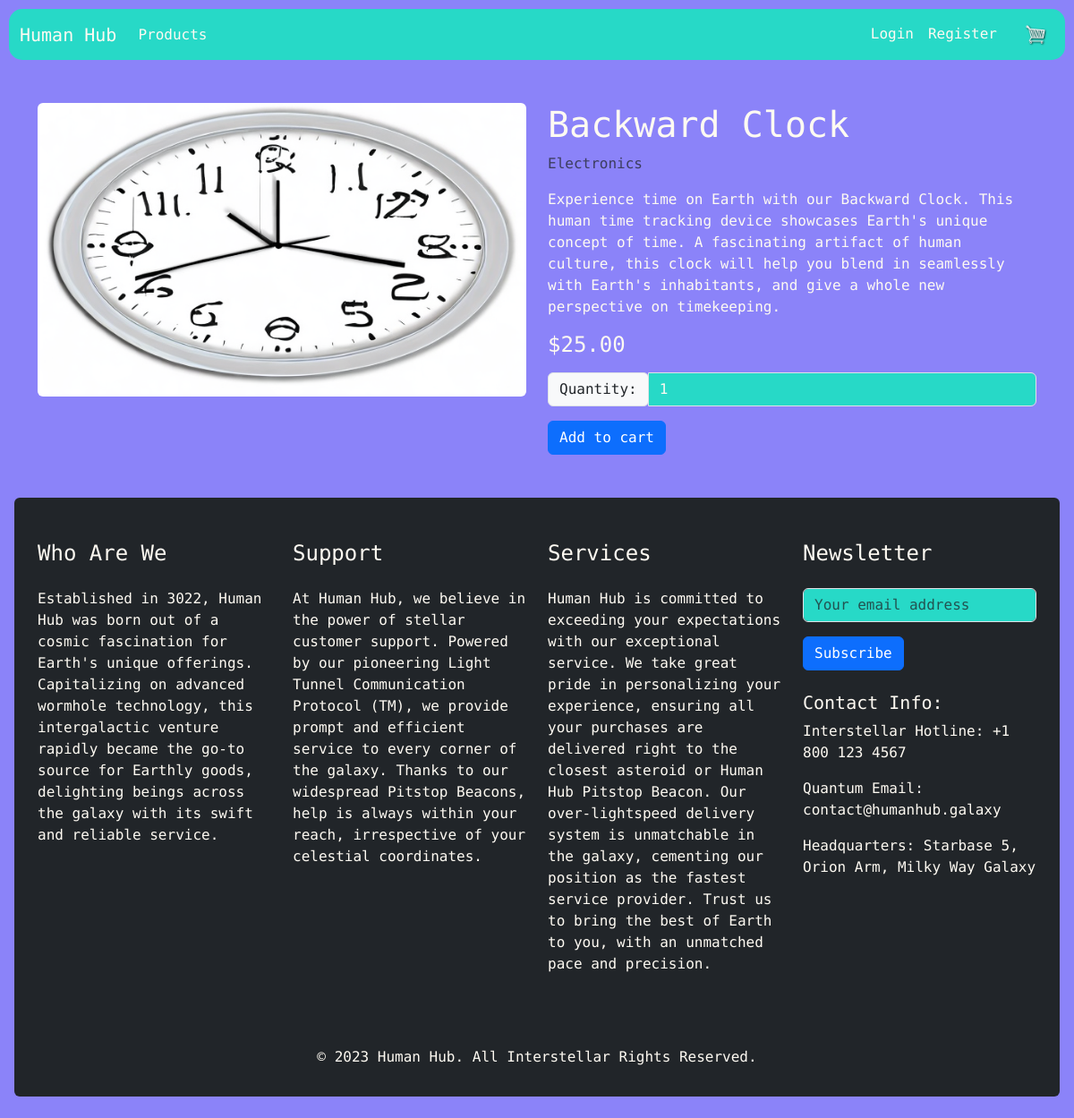
/products/11/, run on the app's committed database.
### store/models.py (models this page shows, shortened)
class Product(models.Model):
    name = models.CharField(max_length=200)
    description = models.TextField()
    price = models.DecimalField(max_digits=7, decimal_places=2)
    image = models.ImageField(null=True, blank=True)
    category = models.ForeignKey('Category', on_delete=models.SET_NULL, null=True)

class Category(models.Model):
    name = models.CharField(max_length=200)
    description = models.TextField()

### store/views.py (the view)
# urls.py: path('products/<int:id>/', views.product_detail, name='product_detail'),
def product_detail(request, id):
    product = get_object_or_404(Product, id=id)
    return render(request, 'store/product_detail.html', {'product': product})

### store/templates/store/product_detail.html (shortened to what this page needs)
{% extends "store/base_generic.html" %}
{% load static %}
{% block content %}
<div class="container">
    <div class="row my-5">
        <div class="col-lg-6">
            {% if product.image %}
                <img class="img-fluid rounded" src="{{ product.image.url }}" alt="{{ product.name }}">
            {% else %}
                <p class="text-muted">No image available</p>
            {% endif %}
        </div>
        <div class="col-lg-6">
            <h1>{{ product.name }}</h1>
            <p class="text-muted">{{ product.category.name }}</p>
            <p>{{ product.description }}</p>
            <h4 class="my-3">${{ product.price }}</h4>
            <form method="post" action="{% url 'add_to_cart' %}">
                <div class="input-group mb-3">
                    <div class="input-group-prepend">
                        <span class="input-group-text" id="quantity-label">Quantity:</span>
                    </div>
                    <input type="number" id="quantity" name="quantity" min="1" max="99" value="1" class="form-control" aria-describedby="quantity-label">
                </div>
                <button type="submit" class="btn btn-primary">Add to cart</button>
            </form>
        </div>
    </div>
</div>
{% endblock %}

### store/static/store/styles.css (style rules this page uses)
:root { --turquoise: #27d9c7ff; --tropical-indigo: #8b83f9ff; --floral-white: #fefaf2ff; --violet-web-color: #e08affff; }
body { background-color: var(--tropical-indigo); color: var(--floral-white); font-family: 'Monomaniac One', monospace; }
button, .form-control { background-color: var(--turquoise); color: var(--floral-white); }

### data on the page
Product: image (picture), name "Backward Clock", category.name "Electronics", description "Experience time on Earth with our Backward Clock. This human time tracking device showcases Earth's unique concept of time. A fascinating artifact of human culture, this clock will help you blend in seamlessly with Earth's inhabitants, and give a whole new perspective on timekeeping.", price "25.00"
